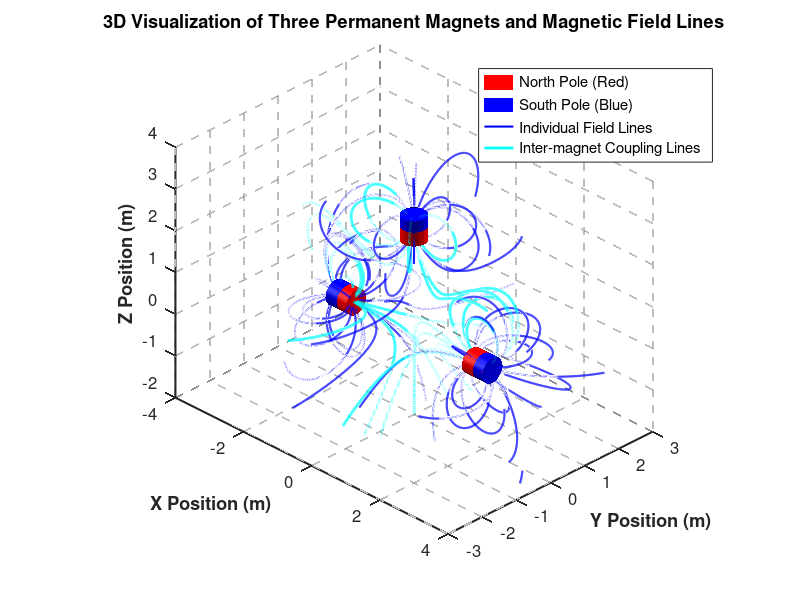

Write the MATLAB code that produced this figure.
function plot_magnetic_field_3d()
% PLOT_MAGNETIC_FIELD_3D - Visualize three permanent magnets and their magnetic field lines in 3D
% 
% This function creates a 3D visualization of three permanent magnets (left, right, and top)
% with their magnetic field lines. Each magnet is represented as a cylinder with 
% red and blue colors indicating north and south poles respectively.
%
% Author: Generated for research publication
% Date: 2024

close all;
clear;
clc;

% Define magnet parameters
magnet_radius = 0.3;    % Radius of cylindrical magnets
magnet_height = 0.6;    % Height of cylindrical magnets
magnetic_moment = 1.0;  % Magnetic dipole moment strength

% Define magnet positions (left, right, top)
magnet_positions = [
    -2.0,  0.0,  0.0;   % Left magnet
     2.0,  0.0,  0.0;   % Right magnet
     0.0,  0.0,  2.5    % Top magnet
];

% Define magnet orientations (magnetic dipole directions)
magnet_orientations = [
     1,  0,  0;    % Left magnet: north pole pointing right (+X)
    -1,  0,  0;    % Right magnet: north pole pointing left (-X)
     0,  0, -1     % Top magnet: north pole pointing down (-Z)
];

% Create figure
figure('Position', [100, 100, 1200, 900]);
hold on;
axis equal;
grid on;
view(45, 30);

% Set up 3D space
xlim([-4, 4]);
ylim([-3, 3]);
zlim([-2, 4]);

% Draw the three magnets as cylinders
for i = 1:3
    pos = magnet_positions(i, :);
    orientation = magnet_orientations(i, :);
    
    % Create cylinder coordinates
    [theta, z] = meshgrid(linspace(0, 2*pi, 20), linspace(-magnet_height/2, magnet_height/2, 10));
    x_cyl = magnet_radius * cos(theta);
    y_cyl = magnet_radius * sin(theta);
    z_cyl = z;
    
    % Rotate cylinder based on orientation
    if abs(orientation(1)) > 0.5  % X-oriented magnet
        % Rotate around Y axis
        x_rot = z_cyl;
        y_rot = y_cyl;
        z_rot = x_cyl;
    elseif abs(orientation(3)) > 0.5  % Z-oriented magnet
        % Keep as is
        x_rot = x_cyl;
        y_rot = y_cyl;
        z_rot = z_cyl;
    else
        % Default orientation
        x_rot = x_cyl;
        y_rot = y_cyl;
        z_rot = z_cyl;
    end
    
    % Translate to magnet position
    x_final = x_rot + pos(1);
    y_final = y_rot + pos(2);
    z_final = z_rot + pos(3);
    
    % Create color map for north (red) and south (blue) poles
    color_map = zeros(size(z_cyl, 1), size(z_cyl, 2), 3);
    
    % Determine which end is north based on orientation
    if abs(orientation(1)) > 0.5  % X-oriented magnet
        if orientation(1) > 0
            % North pole at positive X end (z > 0 in local coordinates)
            north_mask = z > 0;
        else
            % North pole at negative X end (z < 0 in local coordinates)
            north_mask = z < 0;
        end
    else  % Z-oriented magnet
        if orientation(3) < 0
            % North pole at negative Z end (z < 0 in local coordinates)
            north_mask = z < 0;
        else
            % North pole at positive Z end (z > 0 in local coordinates)
            north_mask = z > 0;
        end
    end
    
    % Assign colors: red for north, blue for south
    color_map(:, :, 1) = north_mask;        % Red channel
    color_map(:, :, 3) = ~north_mask;       % Blue channel
    
    % Plot the cylinder as solid
    surf(x_final, y_final, z_final, color_map, 'EdgeColor', 'none', 'FaceAlpha', 1.0);
    
    % Add top and bottom caps to make it solid
    if abs(orientation(1)) > 0.5  % X-oriented magnet
        % Create circular caps
        theta_cap = linspace(0, 2*pi, 20);
        r_cap = linspace(0, magnet_radius, 5);
        [THETA_cap, R_cap] = meshgrid(theta_cap, r_cap);
        
        Y_cap = R_cap .* cos(THETA_cap);
        Z_cap = R_cap .* sin(THETA_cap);
        X_cap_top = ones(size(Y_cap)) * (magnet_height/2);
        X_cap_bottom = ones(size(Y_cap)) * (-magnet_height/2);
        
        X_cap_final_top = X_cap_top + pos(1);
        Y_cap_final_top = Y_cap + pos(2);
        Z_cap_final_top = Z_cap + pos(3);
        
        X_cap_final_bottom = X_cap_bottom + pos(1);
        Y_cap_final_bottom = Y_cap + pos(2);
        Z_cap_final_bottom = Z_cap + pos(3);
        
        % Color the caps based on pole orientation
        if orientation(1) > 0  % North pole pointing in +X direction
            % Top cap is at +X (north pole) - RED
            surf(X_cap_final_top, Y_cap_final_top, Z_cap_final_top, ...
                 repmat(reshape([1 0 0], 1, 1, 3), size(Y_cap)), 'EdgeColor', 'none', 'FaceAlpha', 1.0);
            % Bottom cap is at -X (south pole) - BLUE
            surf(X_cap_final_bottom, Y_cap_final_bottom, Z_cap_final_bottom, ...
                 repmat(reshape([0 0 1], 1, 1, 3), size(Y_cap)), 'EdgeColor', 'none', 'FaceAlpha', 1.0);
        else  % North pole pointing in -X direction
            % Top cap is at +X (south pole) - BLUE
            surf(X_cap_final_top, Y_cap_final_top, Z_cap_final_top, ...
                 repmat(reshape([0 0 1], 1, 1, 3), size(Y_cap)), 'EdgeColor', 'none', 'FaceAlpha', 1.0);
            % Bottom cap is at -X (north pole) - RED
            surf(X_cap_final_bottom, Y_cap_final_bottom, Z_cap_final_bottom, ...
                 repmat(reshape([1 0 0], 1, 1, 3), size(Y_cap)), 'EdgeColor', 'none', 'FaceAlpha', 1.0);
        end
    else  % Z-oriented magnet
        % Create circular caps
        theta_cap = linspace(0, 2*pi, 20);
        r_cap = linspace(0, magnet_radius, 5);
        [THETA_cap, R_cap] = meshgrid(theta_cap, r_cap);
        
        X_cap = R_cap .* cos(THETA_cap);
        Y_cap = R_cap .* sin(THETA_cap);
        Z_cap_top = ones(size(X_cap)) * (magnet_height/2);
        Z_cap_bottom = ones(size(X_cap)) * (-magnet_height/2);
        
        X_cap_final = X_cap + pos(1);
        Y_cap_final = Y_cap + pos(2);
        Z_cap_final_top = Z_cap_top + pos(3);
        Z_cap_final_bottom = Z_cap_bottom + pos(3);
        
        % Color the caps based on pole orientation
        if orientation(3) < 0  % North pole pointing in -Z direction (down)
            % Top cap is at +Z (south pole) - BLUE
            surf(X_cap_final, Y_cap_final, Z_cap_final_top, ...
                 repmat(reshape([0 0 1], 1, 1, 3), size(X_cap)), 'EdgeColor', 'none', 'FaceAlpha', 1.0);
            % Bottom cap is at -Z (north pole) - RED
            surf(X_cap_final, Y_cap_final, Z_cap_final_bottom, ...
                 repmat(reshape([1 0 0], 1, 1, 3), size(X_cap)), 'EdgeColor', 'none', 'FaceAlpha', 1.0);
        else  % North pole pointing in +Z direction (up)
            % Top cap is at +Z (north pole) - RED
            surf(X_cap_final, Y_cap_final, Z_cap_final_top, ...
                 repmat(reshape([1 0 0], 1, 1, 3), size(X_cap)), 'EdgeColor', 'none', 'FaceAlpha', 1.0);
            % Bottom cap is at -Z (south pole) - BLUE
            surf(X_cap_final, Y_cap_final, Z_cap_final_bottom, ...
                 repmat(reshape([0 0 1], 1, 1, 3), size(X_cap)), 'EdgeColor', 'none', 'FaceAlpha', 1.0);
        end
    end
end

% Generate magnetic field lines
field_line_length = 300;  % Increased steps
step_size = 0.01;  % Smaller step size for better accuracy

% Define starting points for field lines (around magnets)
starting_points = [];

% Field lines starting from magnet poles (north and south ends)
for i = 1:3
    pos = magnet_positions(i, :);
    orientation = magnet_orientations(i, :);
    
    % Generate points mainly from the pole faces
    if abs(orientation(1)) > 0.5  % X-oriented magnet
        % Determine north and south pole positions correctly
        if orientation(1) > 0  % North pole pointing right (+X)
            north_pos = pos + [magnet_height/2, 0, 0];   % Right end is north
            south_pos = pos + [-magnet_height/2, 0, 0];  % Left end is south
        else  % North pole pointing left (-X)
            north_pos = pos + [-magnet_height/2, 0, 0];  % Left end is north
            south_pos = pos + [magnet_height/2, 0, 0];   % Right end is south
        end
        
        % Generate points from north pole
        for j = 1:8
            angle = (j-1) * 2 * pi / 8;
            r = magnet_radius * 0.8 * sqrt(rand);
            y_offset = r * cos(angle);
            z_offset = r * sin(angle);
            starting_points = [starting_points; north_pos + [0, y_offset, z_offset]];
        end
        
        % Generate points from south pole
        for j = 1:4
            angle = (j-1) * 2 * pi / 4;
            r = magnet_radius * 0.6 * sqrt(rand);
            y_offset = r * cos(angle);
            z_offset = r * sin(angle);
            starting_points = [starting_points; south_pos + [0, y_offset, z_offset]];
        end
        
    else  % Z-oriented magnet
        % Determine north and south pole positions correctly
        if orientation(3) < 0  % North pole pointing down (-Z)
            north_pos = pos + [0, 0, -magnet_height/2];  % Bottom end is north
            south_pos = pos + [0, 0, magnet_height/2];   % Top end is south
        else  % North pole pointing up (+Z)
            north_pos = pos + [0, 0, magnet_height/2];   % Top end is north
            south_pos = pos + [0, 0, -magnet_height/2];  % Bottom end is south
        end
        
        % Generate points from north pole
        for j = 1:8
            angle = (j-1) * 2 * pi / 8;
            r = magnet_radius * 0.8 * sqrt(rand);
            x_offset = r * cos(angle);
            y_offset = r * sin(angle);
            starting_points = [starting_points; north_pos + [x_offset, y_offset, 0]];
        end
        
        % Generate points from south pole
        for j = 1:4
            angle = (j-1) * 2 * pi / 4;
            r = magnet_radius * 0.6 * sqrt(rand);
            x_offset = r * cos(angle);
            y_offset = r * sin(angle);
            starting_points = [starting_points; south_pos + [x_offset, y_offset, 0]];
        end
    end
end

% Add inter-magnet coupling field lines
% Left magnet (North pointing right) to Right magnet (North pointing left)
left_north = magnet_positions(1, :) + [magnet_height/2, 0, 0];   % Left magnet's north pole (right end)
right_south = magnet_positions(2, :) + [magnet_height/2, 0, 0];  % Right magnet's south pole (right end)
for i = 1:8
    % Points between left north and right south
    t = (i-1) / 7;  % Parameter from 0 to 1
    interp_point = (1-t) * left_north + t * right_south;
    % Add some perpendicular offset
    offset_y = 0.2 * sin(i * pi / 4);
    offset_z = 0.2 * cos(i * pi / 4);
    starting_points = [starting_points; interp_point + [0, offset_y, offset_z]];
end

% Right magnet (North pointing left) to Left magnet (South pointing right)
right_north = magnet_positions(2, :) + [-magnet_height/2, 0, 0];  % Right magnet's north pole (left end)
left_south = magnet_positions(1, :) + [-magnet_height/2, 0, 0];   % Left magnet's south pole (left end)
for i = 1:6
    t = (i-1) / 5;
    interp_point = (1-t) * right_north + t * left_south;
    offset_y = 0.15 * sin(i * pi / 3);
    offset_z = 0.15 * cos(i * pi / 3);
    starting_points = [starting_points; interp_point + [0, offset_y, offset_z]];
end

% Top magnet (North pointing down) to Left and Right magnets
top_north = magnet_positions(3, :) + [0, 0, -magnet_height/2];   % Top magnet's north pole (bottom end)

% Top to Left magnet's south pole
left_south = magnet_positions(1, :) + [-magnet_height/2, 0, 0];   % Left magnet's south pole (left end)
for i = 1:6
    t = (i-1) / 5;
    interp_point = (1-t) * top_north + t * left_south;
    offset_x = 0.1 * sin(i * pi / 3);
    offset_y = 0.1 * cos(i * pi / 3);
    starting_points = [starting_points; interp_point + [offset_x, offset_y, 0]];
end

% Top to Right magnet's north pole  
right_north = magnet_positions(2, :) + [-magnet_height/2, 0, 0];  % Right magnet's north pole (left end)
for i = 1:6
    t = (i-1) / 5;
    interp_point = (1-t) * top_north + t * right_north;
    offset_x = 0.1 * sin(i * pi / 3 + pi/2);
    offset_y = 0.1 * cos(i * pi / 3 + pi/2);
    starting_points = [starting_points; interp_point + [offset_x, offset_y, 0]];
end

% Add some field lines starting from space around magnets for long-range coupling
for i = 1:15
    angle1 = rand * 2 * pi;
    angle2 = rand * pi - pi/2;
    radius = 2.0 + rand * 1.5;
    x_start = radius * cos(angle1) * cos(angle2);
    y_start = radius * sin(angle1) * cos(angle2);
    z_start = radius * sin(angle2);
    starting_points = [starting_points; x_start, y_start, z_start];
end

% Calculate and plot field lines with different colors for different types
for i = 1:size(starting_points, 1)
    start_point = starting_points(i, :);
    
    % Calculate field line in both directions for better continuity
    field_line_forward = calculate_field_line(start_point, magnet_positions, magnet_orientations, ...
                                            magnetic_moment, field_line_length, step_size);
    field_line_backward = calculate_field_line(start_point, magnet_positions, magnet_orientations, ...
                                             magnetic_moment, field_line_length, -step_size);
    
    % Combine forward and backward field lines
    if size(field_line_backward, 1) > 1
        field_line_backward = flipud(field_line_backward(2:end, :));  % Remove duplicate start point
        field_line = [field_line_backward; field_line_forward];
    else
        field_line = field_line_forward;
    end
    
    if size(field_line, 1) > 10  % Require longer field lines for plotting
        % Check if this is a coupling line (starts between magnets)
        is_coupling_line = false;
        
        % Check if starting point is in the coupling region between magnets
        for j = 1:3
            for k = j+1:3
                magnet1_pos = magnet_positions(j, :);
                magnet2_pos = magnet_positions(k, :);
                midpoint = (magnet1_pos + magnet2_pos) / 2;
                dist_to_midpoint = norm(start_point - midpoint);
                dist_between_magnets = norm(magnet1_pos - magnet2_pos);
                
                if dist_to_midpoint < dist_between_magnets * 0.4
                    is_coupling_line = true;
                    break;
                end
            end
            if is_coupling_line
                break;
            end
        end
        
        if is_coupling_line
            % Use cyan color for coupling field lines
            plot3(field_line(:, 1), field_line(:, 2), field_line(:, 3), ...
                  'Color', 'cyan', 'LineWidth', 2.0, 'LineStyle', '-');
        else
            % Use blue color for regular field lines
            plot3(field_line(:, 1), field_line(:, 2), field_line(:, 3), ...
                  'Color', 'blue', 'LineWidth', 1.5, 'LineStyle', '-');
        end
    end
end

% Enhance plot appearance
xlabel('X Position (m)', 'FontSize', 14, 'FontWeight', 'bold');
ylabel('Y Position (m)', 'FontSize', 14, 'FontWeight', 'bold');
zlabel('Z Position (m)', 'FontSize', 14, 'FontWeight', 'bold');
title('3D Visualization of Three Permanent Magnets and Magnetic Field Lines', ...
      'FontSize', 16, 'FontWeight', 'bold');

% Add legend
% Create dummy patches for legend
h1 = patch([0 1 1 0], [0 0 1 1], [0 0 0 0], 'red', 'EdgeColor', 'none', 'Visible', 'off');
h2 = patch([0 1 1 0], [0 0 1 1], [0 0 0 0], 'blue', 'EdgeColor', 'none', 'Visible', 'off');
h3 = plot3(NaN, NaN, NaN, 'b-', 'LineWidth', 1.5);
h4 = plot3(NaN, NaN, NaN, 'c-', 'LineWidth', 2.0);

legend_handles = [h1, h2, h3, h4];
legend_labels = {'North Pole (Red)', 'South Pole (Blue)', 'Individual Field Lines', 'Inter-magnet Coupling Lines'};

legend(legend_handles, legend_labels, 'Location', 'northeast', 'FontSize', 12);

% Set lighting and material properties
lighting gouraud;
material shiny;
light('Position', [5, 5, 5]);
light('Position', [-5, -5, 5]);

% Set background color
set(gca, 'Color', 'w');
set(gcf, 'Color', 'w');

% Set axis properties
set(gca, 'FontSize', 12);
set(gca, 'LineWidth', 1.5);

% Add subtle grid
grid on;
set(gca, 'GridAlpha', 0.3);
set(gca, 'GridLineStyle', '--');

end

function field_line = calculate_field_line(start_point, magnet_positions, magnet_orientations, ...
                                          magnetic_moment, max_steps, step_size)
% Calculate a magnetic field line starting from start_point
% 
% Inputs:
%   start_point: [x, y, z] starting position
%   magnet_positions: Nx3 array of magnet positions
%   magnet_orientations: Nx3 array of magnet orientation vectors
%   magnetic_moment: scalar magnetic moment strength
%   max_steps: maximum number of integration steps
%   step_size: integration step size
%
% Output:
%   field_line: Mx3 array of points along the field line

field_line = zeros(max_steps, 3);
current_point = start_point;
field_line(1, :) = current_point;

for step = 2:max_steps
    % Calculate magnetic field at current point
    B_field = calculate_magnetic_field(current_point, magnet_positions, ...
                                      magnet_orientations, magnetic_moment);
    
    % Check if field is too weak or point is too far
    B_magnitude = norm(B_field);
    if B_magnitude < 1e-8 || norm(current_point) > 8  % Relaxed conditions
        field_line = field_line(1:step-1, :);
        break;
    end
    
    % Check if too close to any magnet
    min_distance = inf;
    for i = 1:size(magnet_positions, 1)
        distance = norm(current_point - magnet_positions(i, :));
        min_distance = min(min_distance, distance);
    end
    
    if min_distance < 0.25  % Reduced threshold for closer approach
        field_line = field_line(1:step-1, :);
        break;
    end
    
    % Normalize field direction and take step
    field_direction = B_field / B_magnitude;
    current_point = current_point + step_size * field_direction;
    field_line(step, :) = current_point;
end

% Remove unused rows
field_line = field_line(1:step-1, :);

end

function B_field = calculate_magnetic_field(point, magnet_positions, magnet_orientations, magnetic_moment)
% Calculate the total magnetic field at a given point due to all magnets
%
% Inputs:
%   point: [x, y, z] position where to calculate field
%   magnet_positions: Nx3 array of magnet positions
%   magnet_orientations: Nx3 array of magnet orientation vectors
%   magnetic_moment: scalar magnetic moment strength
%
% Output:
%   B_field: [Bx, By, Bz] magnetic field vector

B_field = [0, 0, 0];
mu_0_over_4pi = 1e-7;  % mu_0/(4*pi) simplified

for i = 1:size(magnet_positions, 1)
    magnet_pos = magnet_positions(i, :);
    magnet_orient = magnet_orientations(i, :);
    
    % Vector from magnet to field point
    r_vec = point - magnet_pos;
    r_magnitude = norm(r_vec);
    
    if r_magnitude < 0.1  % Avoid singularity, increased threshold
        continue;
    end
    
    r_unit = r_vec / r_magnitude;
    
    % Magnetic dipole field formula with enhanced strength
    % B = (mu_0 / 4*pi) * (1/r^3) * [3*(m·r̂)r̂ - m]
    m_dot_r = dot(magnet_orient, r_unit);
    
    B_dipole = (mu_0_over_4pi * magnetic_moment * 100) / r_magnitude^3 * ...  % Enhanced by factor of 100
               (3 * m_dot_r * r_unit - magnet_orient);
    
    B_field = B_field + B_dipole;
end

end
